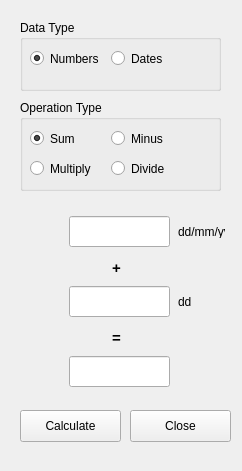
<?xml version="1.0" encoding="UTF-8"?>
<ui version="4.0">
 <class>ValidationForm</class>
 <widget class="QWidget" name="ValidationForm">
  <property name="geometry">
   <rect>
    <x>0</x>
    <y>0</y>
    <width>242</width>
    <height>471</height>
   </rect>
  </property>
  <property name="windowTitle">
   <string>Calculator</string>
  </property>
  <widget class="QPushButton" name="btnClose">
   <property name="geometry">
    <rect>
     <x>130</x>
     <y>410</y>
     <width>101</width>
     <height>32</height>
    </rect>
   </property>
   <property name="text">
    <string>Close</string>
   </property>
  </widget>
  <widget class="QLabel" name="lblOperator">
   <property name="geometry">
    <rect>
     <x>112</x>
     <y>252</y>
     <width>16</width>
     <height>31</height>
    </rect>
   </property>
   <property name="font">
    <font>
     <pointsize>11</pointsize>
     <weight>75</weight>
     <bold>true</bold>
    </font>
   </property>
   <property name="text">
    <string>+</string>
   </property>
  </widget>
  <widget class="QLabel" name="label_2">
   <property name="geometry">
    <rect>
     <x>112</x>
     <y>323</y>
     <width>16</width>
     <height>30</height>
    </rect>
   </property>
   <property name="font">
    <font>
     <pointsize>11</pointsize>
     <weight>75</weight>
     <bold>true</bold>
    </font>
   </property>
   <property name="text">
    <string>=</string>
   </property>
  </widget>
  <widget class="QLineEdit" name="txtDataA">
   <property name="geometry">
    <rect>
     <x>69</x>
     <y>216</y>
     <width>101</width>
     <height>31</height>
    </rect>
   </property>
   <property name="font">
    <font>
     <pointsize>10</pointsize>
    </font>
   </property>
   <property name="alignment">
    <set>Qt::AlignCenter</set>
   </property>
  </widget>
  <widget class="QLineEdit" name="txtDataB">
   <property name="geometry">
    <rect>
     <x>69</x>
     <y>286</y>
     <width>101</width>
     <height>31</height>
    </rect>
   </property>
   <property name="font">
    <font>
     <pointsize>10</pointsize>
    </font>
   </property>
   <property name="alignment">
    <set>Qt::AlignCenter</set>
   </property>
  </widget>
  <widget class="QLineEdit" name="txtDataTotal">
   <property name="geometry">
    <rect>
     <x>69</x>
     <y>356</y>
     <width>101</width>
     <height>31</height>
    </rect>
   </property>
   <property name="font">
    <font>
     <pointsize>10</pointsize>
    </font>
   </property>
   <property name="alignment">
    <set>Qt::AlignCenter</set>
   </property>
   <property name="readOnly">
    <bool>true</bool>
   </property>
  </widget>
  <widget class="QGroupBox" name="gpDataType">
   <property name="geometry">
    <rect>
     <x>20</x>
     <y>20</y>
     <width>201</width>
     <height>71</height>
    </rect>
   </property>
   <property name="title">
    <string>Data Type</string>
   </property>
   <widget class="QRadioButton" name="optDate">
    <property name="geometry">
     <rect>
      <x>91</x>
      <y>30</y>
      <width>82</width>
      <height>17</height>
     </rect>
    </property>
    <property name="text">
     <string>Dates</string>
    </property>
   </widget>
   <widget class="QRadioButton" name="optNum">
    <property name="geometry">
     <rect>
      <x>10</x>
      <y>30</y>
      <width>81</width>
      <height>17</height>
     </rect>
    </property>
    <property name="text">
     <string>Numbers</string>
    </property>
    <property name="checked">
     <bool>true</bool>
    </property>
   </widget>
  </widget>
  <widget class="QGroupBox" name="gpOperationType">
   <property name="geometry">
    <rect>
     <x>20</x>
     <y>100</y>
     <width>201</width>
     <height>91</height>
    </rect>
   </property>
   <property name="title">
    <string>Operation Type</string>
   </property>
   <widget class="QRadioButton" name="optMinus">
    <property name="geometry">
     <rect>
      <x>91</x>
      <y>30</y>
      <width>82</width>
      <height>17</height>
     </rect>
    </property>
    <property name="text">
     <string>Minus</string>
    </property>
   </widget>
   <widget class="QRadioButton" name="optSum">
    <property name="geometry">
     <rect>
      <x>10</x>
      <y>30</y>
      <width>81</width>
      <height>17</height>
     </rect>
    </property>
    <property name="text">
     <string>Sum</string>
    </property>
    <property name="checked">
     <bool>true</bool>
    </property>
   </widget>
   <widget class="QRadioButton" name="optMulti">
    <property name="enabled">
     <bool>true</bool>
    </property>
    <property name="geometry">
     <rect>
      <x>10</x>
      <y>60</y>
      <width>81</width>
      <height>17</height>
     </rect>
    </property>
    <property name="text">
     <string>Multiply</string>
    </property>
   </widget>
   <widget class="QRadioButton" name="optDiv">
    <property name="geometry">
     <rect>
      <x>91</x>
      <y>60</y>
      <width>82</width>
      <height>17</height>
     </rect>
    </property>
    <property name="text">
     <string>Divide</string>
    </property>
   </widget>
  </widget>
  <widget class="QPushButton" name="btnCalculate">
   <property name="geometry">
    <rect>
     <x>20</x>
     <y>410</y>
     <width>101</width>
     <height>32</height>
    </rect>
   </property>
   <property name="text">
    <string>Calculate</string>
   </property>
  </widget>
  <widget class="QLabel" name="lblHelpDtFormat">
   <property name="geometry">
    <rect>
     <x>178</x>
     <y>225</y>
     <width>47</width>
     <height>13</height>
    </rect>
   </property>
   <property name="text">
    <string>dd/mm/yyyy</string>
   </property>
  </widget>
  <widget class="QLabel" name="lblHelpDayFormat">
   <property name="geometry">
    <rect>
     <x>178</x>
     <y>294</y>
     <width>21</width>
     <height>16</height>
    </rect>
   </property>
   <property name="text">
    <string>dd</string>
   </property>
  </widget>
 </widget>
 <resources/>
 <connections/>
</ui>
